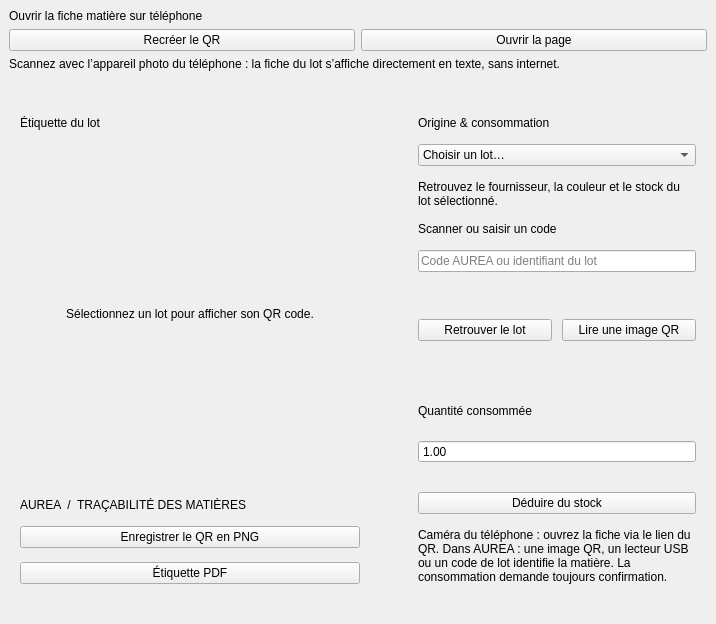
                                <widget class="QWidget" name="qrPageContents">
                                  <layout class="QVBoxLayout" name="qrPageLayout">
                                    <property name="leftMargin">
                                      <number>0</number>
                                    </property>
                                    <property name="topMargin">
                                      <number>0</number>
                                    </property>
                                    <property name="rightMargin">
                                      <number>0</number>
                                    </property>
                                    <property name="bottomMargin">
                                      <number>0</number>
                                    </property>
                                    <property name="spacing">
                                      <number>16</number>
                                    </property>
                                    <item>
                                      <widget class="QFrame" name="phoneQrCard">
                                        <property name="card" stdset="0"><bool>true</bool></property>
                                        <layout class="QVBoxLayout" name="phoneQrLayout">
                                          <item><widget class="QLabel" name="phoneQrTitle"><property name="text"><string>Ouvrir la fiche matière sur téléphone</string></property><property name="section" stdset="0"><bool>true</bool></property></widget></item>
                                          <item><layout class="QHBoxLayout" name="phoneActionsLayout">
                                            <item><widget class="QPushButton" name="refreshQrButton"><property name="text"><string>Recréer le QR</string></property></widget></item>
                                            <item><widget class="QPushButton" name="openPhonePageButton"><property name="text"><string>Ouvrir la page</string></property></widget></item>
                                          </layout></item>
                                          <item><widget class="QLabel" name="phoneHelpLabel"><property name="text"><string>Scannez avec l’appareil photo du téléphone : la fiche du lot s’affiche directement en texte, sans internet.</string></property><property name="wordWrap"><bool>true</bool></property><property name="muted" stdset="0"><bool>true</bool></property></widget></item>
                                        </layout>
                                      </widget>
                                    </item>
                                    <item>
                                      <widget class="QWidget" name="qrColumns">
                                        <layout class="QHBoxLayout" name="qrColumnsLayout">
                                          <property name="leftMargin">
                                            <number>0</number>
                                          </property>
                                          <property name="topMargin">
                                            <number>0</number>
                                          </property>
                                          <property name="rightMargin">
                                            <number>0</number>
                                          </property>
                                          <property name="bottomMargin">
                                            <number>0</number>
                                          </property>
                                          <property name="spacing">
                                            <number>18</number>
                                          </property>
                                          <item>
                                            <widget class="QFrame" name="qrVisualCard">
                                              <property name="card" stdset="0">
                                                <bool>true</bool>
                                              </property>
                                              <layout class="QVBoxLayout" name="qrVisualCardLayout">
                                                <property name="leftMargin">
                                                  <number>20</number>
                                                </property>
                                                <property name="topMargin">
                                                  <number>20</number>
                                                </property>
                                                <property name="rightMargin">
                                                  <number>20</number>
                                                </property>
                                                <property name="bottomMargin">
                                                  <number>20</number>
                                                </property>
                                                <property name="spacing">
                                                  <number>14</number>
                                                </property>
                                                <item>
                                                  <widget class="QLabel" name="qrTitle">
                                                    <property name="text">
                                                      <string>Étiquette du lot</string>
                                                    </property>
                                                    <property name="sizePolicy">
                                                      <sizepolicy hsizetype="Preferred" vsizetype="Fixed">
                                                        <horstretch>0</horstretch>
                                                        <verstretch>0</verstretch>
                                                      </sizepolicy>
                                                    </property>
                                                    <property name="section" stdset="0">
                                                      <bool>true</bool>
                                                    </property>
                                                  </widget>
                                                </item>
                                                <item>
                                                  <widget class="QLabel" name="qrImage">
                                                    <property name="text">
                                                      <string>Sélectionnez un lot pour afficher son QR code.</string>
                                                    </property>
                                                    <property name="sizePolicy">
                                                      <sizepolicy hsizetype="Preferred" vsizetype="Fixed">
                                                        <horstretch>0</horstretch>
                                                        <verstretch>0</verstretch>
                                                      </sizepolicy>
                                                    </property>
                                                    <property name="muted" stdset="0">
                                                      <bool>true</bool>
                                                    </property>
                                                    <property name="wordWrap">
                                                      <bool>true</bool>
                                                    </property>
                                                    <property name="alignment">
                                                      <set>Qt::AlignCenter</set>
                                                    </property>
                                                    <property name="minimumSize">
                                                      <size>
                                                        <width>340</width>
                                                        <height>340</height>
                                                      </size>
                                                    </property>
                                                  </widget>
                                                </item>
                                                <item>
                                                  <widget class="QLabel" name="qrPayload">
                                                    <property name="text">
                                                      <string>AUREA  /  TRAÇABILITÉ DES MATIÈRES</string>
                                                    </property>
                                                    <property name="sizePolicy">
                                                      <sizepolicy hsizetype="Preferred" vsizetype="Fixed">
                                                        <horstretch>0</horstretch>
                                                        <verstretch>0</verstretch>
                                                      </sizepolicy>
                                                    </property>
                                                    <property name="eyebrow" stdset="0">
                                                      <bool>true</bool>
                                                    </property>
                                                    <property name="wordWrap">
                                                      <bool>true</bool>
                                                    </property>
                                                  </widget>
                                                </item>
                                                <item>
                                                  <widget class="QPushButton" name="saveQrButton">
                                                    <property name="text">
                                                      <string>Enregistrer le QR en PNG</string>
                                                    </property>
                                                    <property name="primary" stdset="0">
                                                      <bool>true</bool>
                                                    </property>
                                                  </widget>
                                                </item>
                                                <item>
                                                  <widget class="QPushButton" name="printLabelButton">
                                                    <property name="text">
                                                      <string>Étiquette PDF</string>
                                                    </property>
                                                  </widget>
                                                </item>
                                              </layout>
                                            </widget>
                                          </item>
                                          <item>
                                            <widget class="QFrame" name="qrDetailsCard">
                                              <property name="card" stdset="0">
                                                <bool>true</bool>
                                              </property>
                                              <layout class="QVBoxLayout" name="qrDetailsCardLayout">
                                                <property name="leftMargin">
                                                  <number>20</number>
                                                </property>
                                                <property name="topMargin">
                                                  <number>20</number>
                                                </property>
                                                <property name="rightMargin">
                                                  <number>20</number>
                                                </property>
                                                <property name="bottomMargin">
                                                  <number>20</number>
                                                </property>
                                                <property name="spacing">
                                                  <number>14</number>
                                                </property>
                                                <item>
                                                  <widget class="QLabel" name="traceTitle">
                                                    <property name="text">
                                                      <string>Origine &amp; consommation</string>
                                                    </property>
                                                    <property name="sizePolicy">
                                                      <sizepolicy hsizetype="Preferred" vsizetype="Fixed">
                                                        <horstretch>0</horstretch>
                                                        <verstretch>0</verstretch>
                                                      </sizepolicy>
                                                    </property>
                                                    <property name="section" stdset="0">
                                                      <bool>true</bool>
                                                    </property>
                                                  </widget>
                                                </item>
                                                <item>
                                                  <widget class="QComboBox" name="lotCombo">
                                                    <item>
                                                      <property name="text">
                                                        <string>Choisir un lot…</string>
                                                      </property>
                                                    </item>
                                                  </widget>
                                                </item>
                                                <item>
                                                  <widget class="QLabel" name="lotDetailsLabel">
                                                    <property name="text">
                                                      <string>Retrouvez le fournisseur, la couleur et le stock du lot sélectionné.</string>
                                                    </property>
                                                    <property name="sizePolicy">
                                                      <sizepolicy hsizetype="Preferred" vsizetype="Fixed">
                                                        <horstretch>0</horstretch>
                                                        <verstretch>0</verstretch>
                                                      </sizepolicy>
                                                    </property>
                                                    <property name="muted" stdset="0">
                                                      <bool>true</bool>
                                                    </property>
                                                    <property name="wordWrap">
                                                      <bool>true</bool>
                                                    </property>
                                                  </widget>
                                                </item>
                                                <item>
                                                  <widget class="QLabel" name="scanCaption">
                                                    <property name="text">
                                                      <string>Scanner ou saisir un code</string>
                                                    </property>
                                                    <property name="sizePolicy">
                                                      <sizepolicy hsizetype="Preferred" vsizetype="Fixed">
                                                        <horstretch>0</horstretch>
                                                        <verstretch>0</verstretch>
                                                      </sizepolicy>
                                                    </property>
                                                    <property name="section" stdset="0">
                                                      <bool>true</bool>
                                                    </property>
                                                  </widget>
                                                </item>
                                                <item>
                                                  <widget class="QLineEdit" name="scanEdit">
                                                    <property name="placeholderText">
                                                      <string>Code AUREA ou identifiant du lot</string>
                                                    </property>
                                                    <property name="clearButtonEnabled">
                                                      <bool>true</bool>
                                                    </property>
                                                  </widget>
                                                </item>
                                                <item>
                                                  <widget class="QWidget" name="scanActions">
                                                    <layout class="QHBoxLayout" name="scanActionsLayout">
                                                      <property name="leftMargin">
                                                        <number>0</number>
                                                      </property>
                                                      <property name="topMargin">
                                                        <number>0</number>
                                                      </property>
                                                      <property name="rightMargin">
                                                        <number>0</number>
                                                      </property>
                                                      <property name="bottomMargin">
                                                        <number>0</number>
                                                      </property>
                                                      <property name="spacing">
                                                        <number>10</number>
                                                      </property>
                                                      <item>
                                                        <widget class="QPushButton" name="findLotButton">
                                                          <property name="text">
                                                            <string>Retrouver le lot</string>
                                                          </property>
                                                          <property name="primary" stdset="0">
                                                            <bool>true</bool>
                                                          </property>
                                                        </widget>
                                                      </item>
                                                      <item>
                                                        <widget class="QPushButton" name="scanImageButton">
                                                          <property name="text">
                                                            <string>Lire une image QR</string>
                                                          </property>
                                                        </widget>
                                                      </item>
                                                    </layout>
                                                  </widget>
                                                </item>
                                                <item>
                                                  <widget class="QWidget" name="consumeQuantityField">
                                                    <layout class="QVBoxLayout" name="consumeQuantityFieldLayout">
                                                      <property name="leftMargin">
                                                        <number>0</number>
                                                      </property>
                                                      <property name="topMargin">
                                                        <number>0</number>
                                                      </property>
                                                      <property name="rightMargin">
                                                        <number>0</number>
                                                      </property>
                                                      <property name="bottomMargin">
                                                        <number>0</number>
                                                      </property>
                                                      <property name="spacing">
                                                        <number>7</number>
                                                      </property>
                                                      <item>
                                                        <widget class="QLabel" name="consumeQuantityLabel">
                                                          <property name="text">
                                                            <string>Quantité consommée</string>
                                                          </property>
                                                          <property name="sizePolicy">
                                                            <sizepolicy hsizetype="Preferred" vsizetype="Fixed">
                                                              <horstretch>0</horstretch>
                                                              <verstretch>0</verstretch>
                                                            </sizepolicy>
                                                          </property>
                                                          <property name="muted" stdset="0">
                                                            <bool>true</bool>
                                                          </property>
                                                        </widget>
                                                      </item>
                                                      <item>
                                                        <widget class="QDoubleSpinBox" name="consumeQuantity">
                                                          <property name="maximum">
                                                            <double>9999999.99</double>
                                                          </property>
                                                          <property name="decimals">
                                                            <number>2</number>
                                                          </property>
                                                          <property name="buttonSymbols">
                                                            <enum>QAbstractSpinBox::NoButtons</enum>
                                                          </property>
                                                          <property name="value">
                                                            <number>1</number>
                                                          </property>
                                                        </widget>
                                                      </item>
                                                    </layout>
                                                  </widget>
                                                </item>
                                                <item>
                                                  <widget class="QPushButton" name="consumeButton">
                                                    <property name="text">
                                                      <string>Déduire du stock</string>
                                                    </property>
                                                    <property name="primary" stdset="0">
                                                      <bool>true</bool>
                                                    </property>
                                                  </widget>
                                                </item>
                                                <item>
                                                  <widget class="QLabel" name="scanHelp">
                                                    <property name="text">
                                                      <string>Caméra du téléphone : ouvrez la fiche via le lien du QR. Dans AUREA : une image QR, un lecteur USB ou un code de lot identifie la matière. La consommation demande toujours confirmation.</string>
                                                    </property>
                                                    <property name="sizePolicy">
                                                      <sizepolicy hsizetype="Preferred" vsizetype="Fixed">
                                                        <horstretch>0</horstretch>
                                                        <verstretch>0</verstretch>
                                                      </sizepolicy>
                                                    </property>
                                                    <property name="muted" stdset="0">
                                                      <bool>true</bool>
                                                    </property>
                                                    <property name="wordWrap">
                                                      <bool>true</bool>
                                                    </property>
                                                  </widget>
                                                </item>
                                              </layout>
                                            </widget>
                                          </item>
                                        </layout>
                                      </widget>
                                    </item>
                                    <item>
                                      <spacer name="qrPageSpacer">
                                        <property name="orientation">
                                          <enum>Qt::Vertical</enum>
                                        </property>
                                        <property name="sizeHint" stdset="0">
                                          <size>
                                            <width>20</width>
                                            <height>20</height>
                                          </size>
                                        </property>
                                      </spacer>
                                    </item>
                                  </layout>
                                </widget>
